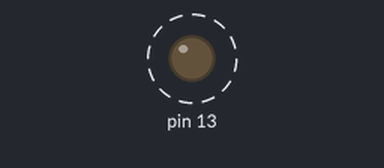
Simulated run of this sketch. Board: Arduino Uno, built with avr-gcc and run on an emulated ATmega328P. Parts: output pins drawn as LEDs (lit = HIGH). Dashed ring = blinking.

Above: at 0.5 s.
Timing chart, 0 to 4.6 s (numbered marks = the images above):
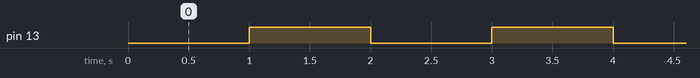

The sketch:

sketch_jul18a.ino
```cpp
int dela=1000;
unsigned long prevmil =0;
int stat=LOW;


void setup() {
  // put your setup code here, to run once:
  pinMode(13, OUTPUT);
  Serial.begin(9600);
}

void loop() {
  // put your main code here, to run repeatedly:
  unsigned long currentmil=millis();

  if(currentmil-prevmil>=dela){
    prevmil=currentmil;

      if(stat == HIGH){
        stat=LOW;}
        else {
        stat=HIGH;}

        digitalWrite(13, stat);
    }


}
```

Measured:
- by itself, pin 13: alternates HIGH for 1.0 s and LOW for 1.0 s
